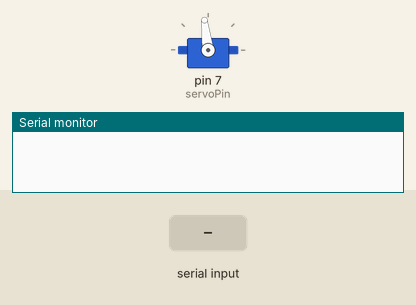
This sketch was run on a simulated Arduino Uno, built with avr-gcc and run on an emulated ATmega328P. Shown: servo, the last lines printed to the serial monitor. The inputs (shaded band) are chosen by the test bench.

Above: at 1.2 s.
1.3 s: "90,45\n" received over Serial
At 1.9 s:
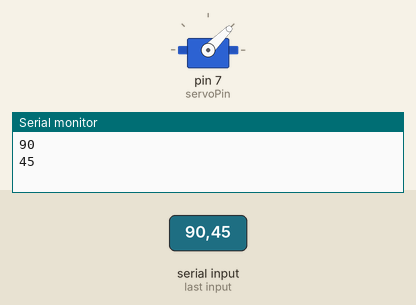
2.8 s: "30,150\n" received over Serial
At 4.0 s:
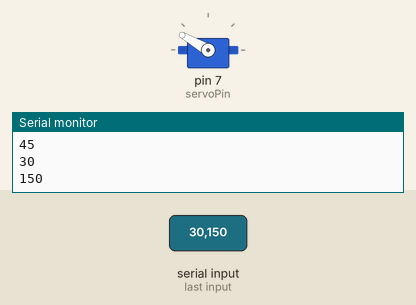
4.3 s: "5\n" received over Serial
At 4.8 s:
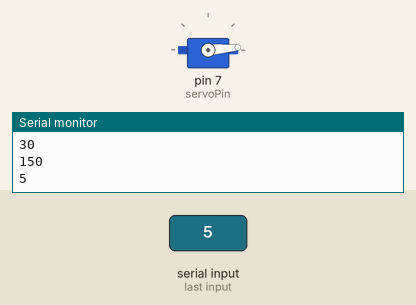
5.8 s: "200\n" received over Serial
At 7.0 s:
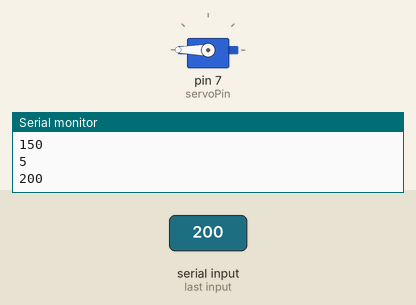
7.3 s: "90\n" received over Serial
At 8.3 s:
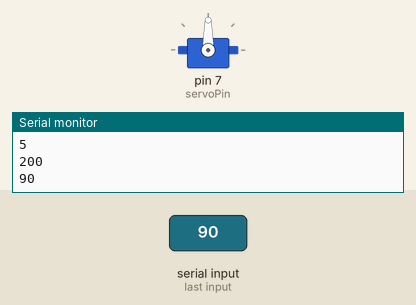
Timing chart, 0 to 9.8 s (numbered marks = the images above; inputs shaded):
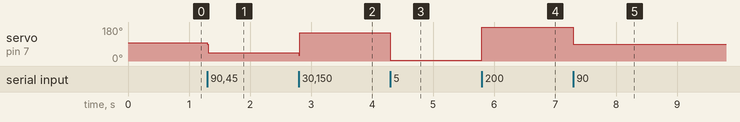

Measured:
- after the input at 1.3 s, servo on pin 7 (servoPin): 97° → 45° at once
- after the input at 2.8 s, servo on pin 7 (servoPin): 45° → 150° at once
- after the input at 4.3 s, servo on pin 7 (servoPin): 150° → 5° at once
- after the input at 5.8 s, servo on pin 7 (servoPin): 5° → 180° at once
- after the input at 7.3 s, servo on pin 7 (servoPin): 180° → 90° at once

The sketch:

SteeringCalibration.ino
```cpp
#include <Servo.h>
int servoPin = 7;
Servo steeringServo;
int zeroSteerAngle = 97; // Calibrated zero-steer angle
int steeringAngle = zeroSteerAngle; // Initialize steering angle to zero-steer angle

void setup()
{
  Serial.begin(115200); // Initialize the serial port
  Serial.setTimeout(1000000); // Set 1000 seconds timeout for serial communication
  steeringServo.write(zeroSteerAngle); // Initialize servo on power-up to zero-steer angle
  steeringServo.attach(servoPin); // Initialize the steering actuator
}

void loop()
{
  // Do only if serial communication is established
  if (Serial.available() > 0)
  {
    steeringAngle = Serial.parseInt(); // Read incoming steering angle (do not vary consecutive values by more than 60 deg)
    Serial.println(steeringAngle); // Print the steering angle on serial monitor
    steeringServo.write(steeringAngle); // Command the servo to reach the position
    delay(15); // Wait for servo to reach the commanded position
  }
}
```
